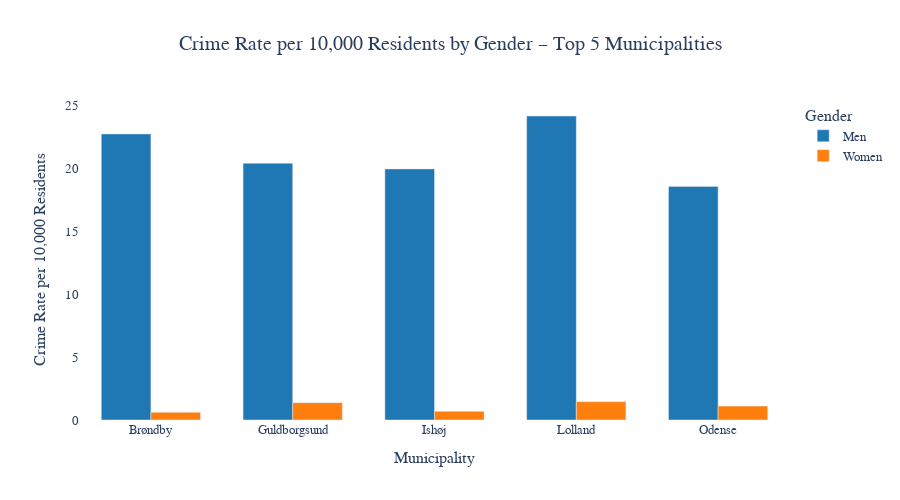
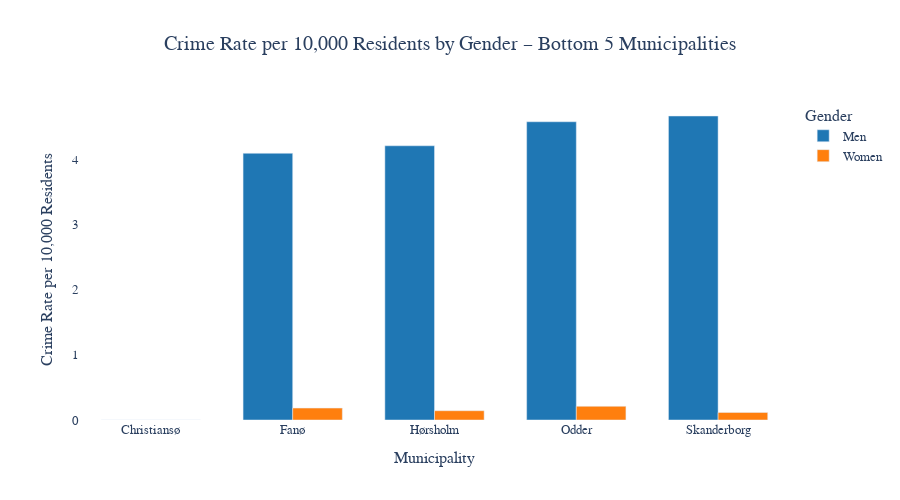

Write notebook code for charts like these, in order.
### Markdown cell above
## Plotting

### Code cell
# Based on All
top5 = df_avg_sorted.head(5)["Municipality"].tolist()
bottom5 = df_avg_sorted.tail(5)["Municipality"].tolist()

# Filter for only top 5 and bottom 5 municipalities
df_top_bottom_gender = df_avg_gender[
    df_avg_gender["Municipality"].str.lower().isin(top5 + bottom5)
].copy()

# Assign group labels
df_top_bottom_gender["Group"] = df_top_bottom_gender["Municipality"].str.lower().apply(
    lambda m: "Top 5" if m in top5 else "Bottom 5"
)

# Sort for consistent display
df_top_bottom_gender_sorted = df_top_bottom_gender.sort_values(
    by=["Group", "Municipality", "Gender"]
)

# --- PLOTLY ---
import plotly.express as px

# Split the data
top_df = df_top_bottom_gender_sorted[df_top_bottom_gender_sorted["Group"] == "Top 5"]
bottom_df = df_top_bottom_gender_sorted[df_top_bottom_gender_sorted["Group"] == "Bottom 5"]

# --- TOP 5 ---
fig_top = px.bar(
    top_df,
    x="Municipality",
    y="Crime_rate_per_10000",
    color="Gender",
    barmode="group",
    title="Crime Rate per 10,000 Residents by Gender – Top 5 Municipalities",
    color_discrete_map={"Men": "#1f77b4", "Women": "#ff7f0e"},
    height=500
)
fig_top.update_layout(
    yaxis_title="Crime Rate per 10,000 Residents",
    font=dict(family="Arial", size=13),
    title_font_size=20,
    title_x=0.5,
    plot_bgcolor="white",
    bargap=0.3
)
fig_top.write_html(r"C:\Users\Baxe\Documents\SocialDataanalyseVisulisation\signedue.github.io\crime_gender_top.html")
fig_top.show()

# --- BOTTOM 5 ---
fig_bottom = px.bar(
    bottom_df,
    x="Municipality",
    y="Crime_rate_per_10000",
    color="Gender",
    barmode="group",
    title="Crime Rate per 10,000 Residents by Gender – Bottom 5 Municipalities",
    color_discrete_map={"Men": "#1f77b4", "Women": "#ff7f0e"},
    height=500
)
fig_bottom.update_layout(
    yaxis_title="Crime Rate per 10,000 Residents",
    font=dict(family="Arial", size=13),
    title_font_size=20,
    title_x=0.5,
    plot_bgcolor="white",
    bargap=0.3
)
fig_top.write_html(r"C:\Users\Baxe\Documents\SocialDataanalyseVisulisation\signedue.github.io\crime_gender_bottom.html")
fig_bottom.show()

### Figure 1 — Plotly figure (JSON) as saved in the notebook; plotly's stock layout.template omitted (floating-point values rounded to 4 significant figures)
{"data": [{"alignmentgroup": "True", "hovertemplate": "Gender=Men<br>Municipality=%{x}<br>Crime_rate_per_10000=%{y}<extra></extra>", "legendgroup": "Men", "marker": {"color": "#1f77b4", "pattern": {"shape": ""}}, "name": "Men", "offsetgroup": "Men", "orientation": "v", "showlegend": true, "textposition": "auto", "type": "bar", "x": ["Brøndby", "Guldborgsund", "Ishøj", "Lolland", "Odense"], "xaxis": "x", "y": [22.73, 20.4, 19.95, 24.15, 18.56], "yaxis": "y"}, {"alignmentgroup": "True", "hovertemplate": "Gender=Women<br>Municipality=%{x}<br>Crime_rate_per_10000=%{y}<extra></extra>", "legendgroup": "Women", "marker": {"color": "#ff7f0e", "pattern": {"shape": ""}}, "name": "Women", "offsetgroup": "Women", "orientation": "v", "showlegend": true, "textposition": "auto", "type": "bar", "x": ["Brøndby", "Guldborgsund", "Ishøj", "Lolland", "Odense"], "xaxis": "x", "y": [0.6133, 1.374, 0.692, 1.458, 1.103], "yaxis": "y"}], "layout": {"bargap": 0.3, "barmode": "group", "font": {"family": "Arial", "size": 13}, "height": 500, "legend": {"title": {"text": "Gender"}, "tracegroupgap": 0}, "plot_bgcolor": "white", "title": {"font": {"size": 20}, "text": "Crime Rate per 10,000 Residents by Gender – Top 5 Municipalities", "x": 0.5}, "xaxis": {"anchor": "y", "domain": [0, 1], "title": {"text": "Municipality"}}, "yaxis": {"anchor": "x", "domain": [0, 1], "title": {"text": "Crime Rate per 10,000 Residents"}}}}

### Figure 2 — Plotly figure (JSON) as saved in the notebook; plotly's stock layout.template omitted (floating-point values rounded to 4 significant figures)
{"data": [{"alignmentgroup": "True", "hovertemplate": "Gender=Men<br>Municipality=%{x}<br>Crime_rate_per_10000=%{y}<extra></extra>", "legendgroup": "Men", "marker": {"color": "#1f77b4", "pattern": {"shape": ""}}, "name": "Men", "offsetgroup": "Men", "orientation": "v", "showlegend": true, "textposition": "auto", "type": "bar", "x": ["Christiansø", "Fanø", "Hørsholm", "Odder", "Skanderborg"], "xaxis": "x", "y": [0, 4.099, 4.214, 4.583, 4.672], "yaxis": "y"}, {"alignmentgroup": "True", "hovertemplate": "Gender=Women<br>Municipality=%{x}<br>Crime_rate_per_10000=%{y}<extra></extra>", "legendgroup": "Women", "marker": {"color": "#ff7f0e", "pattern": {"shape": ""}}, "name": "Women", "offsetgroup": "Women", "orientation": "v", "showlegend": true, "textposition": "auto", "type": "bar", "x": ["Christiansø", "Fanø", "Hørsholm", "Odder", "Skanderborg"], "xaxis": "x", "y": [0, 0.1831, 0.1426, 0.2102, 0.1157], "yaxis": "y"}], "layout": {"bargap": 0.3, "barmode": "group", "font": {"family": "Arial", "size": 13}, "height": 500, "legend": {"title": {"text": "Gender"}, "tracegroupgap": 0}, "plot_bgcolor": "white", "title": {"font": {"size": 20}, "text": "Crime Rate per 10,000 Residents by Gender – Bottom 5 Municipalities", "x": 0.5}, "xaxis": {"anchor": "y", "domain": [0, 1], "title": {"text": "Municipality"}}, "yaxis": {"anchor": "x", "domain": [0, 1], "title": {"text": "Crime Rate per 10,000 Residents"}}}}
